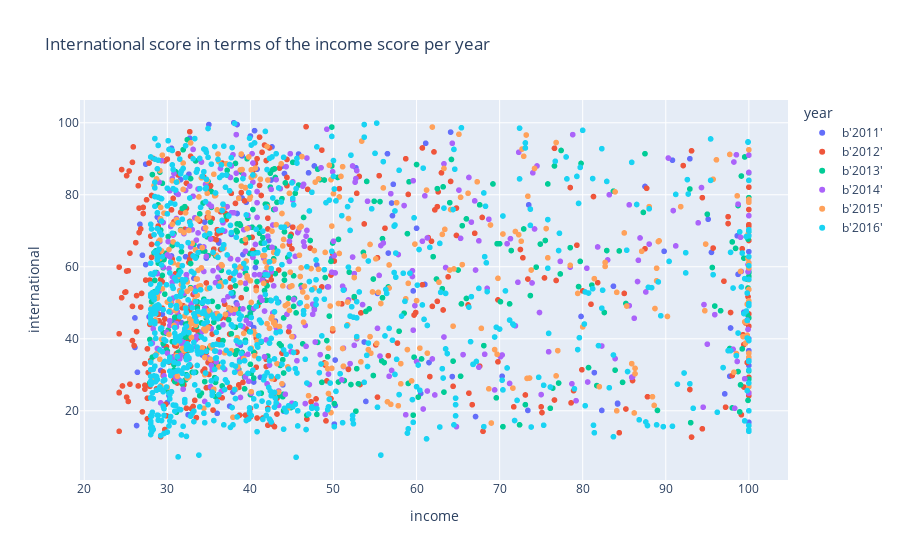

Here is the notebook cell this chart was saved with:
### Code cell
import plotly.express as px
fig = px.scatter(dfRevInt, x='income', y='international', color='year', title='International score in terms of the income score per year' )
fig.show()
print("Preliminarily, this scatter plot does not show any correlation between the two variables.")
print("For further confirmation, one might separate this plot into 6 subplots each one corresponding to a specific year")

### Figure 1 — Plotly figure (JSON) as saved in the notebook; plotly's stock layout.template omitted (floating-point values rounded to 4 significant figures; data arrays with more than 128 entries replaced by an {"elided": "..."} marker saying what was removed)
{"data": [{"hovertemplate": "year=b'2011'<br>income=%{x}<br>international=%{y}<extra></extra>", "legendgroup": "b'2011'", "marker": {"color": "#636efa", "symbol": "circle"}, "mode": "markers", "name": "b'2011'", "showlegend": true, "type": "scattergl", "x": {"elided": "200 str values"}, "xaxis": "x", "y": {"elided": "200 str values"}, "yaxis": "y"}, {"hovertemplate": "year=b'2012'<br>income=%{x}<br>international=%{y}<extra></extra>", "legendgroup": "b'2012'", "marker": {"color": "#EF553B", "symbol": "circle"}, "mode": "markers", "name": "b'2012'", "showlegend": true, "type": "scattergl", "x": {"elided": "402 str values"}, "xaxis": "x", "y": {"elided": "402 str values"}, "yaxis": "y"}, {"hovertemplate": "year=b'2013'<br>income=%{x}<br>international=%{y}<extra></extra>", "legendgroup": "b'2013'", "marker": {"color": "#00cc96", "symbol": "circle"}, "mode": "markers", "name": "b'2013'", "showlegend": true, "type": "scattergl", "x": {"elided": "400 str values"}, "xaxis": "x", "y": {"elided": "400 str values"}, "yaxis": "y"}, {"hovertemplate": "year=b'2014'<br>income=%{x}<br>international=%{y}<extra></extra>", "legendgroup": "b'2014'", "marker": {"color": "#ab63fa", "symbol": "circle"}, "mode": "markers", "name": "b'2014'", "showlegend": true, "type": "scattergl", "x": {"elided": "400 str values"}, "xaxis": "x", "y": {"elided": "400 str values"}, "yaxis": "y"}, {"hovertemplate": "year=b'2015'<br>income=%{x}<br>international=%{y}<extra></extra>", "legendgroup": "b'2015'", "marker": {"color": "#FFA15A", "symbol": "circle"}, "mode": "markers", "name": "b'2015'", "showlegend": true, "type": "scattergl", "x": {"elided": "401 str values"}, "xaxis": "x", "y": {"elided": "401 str values"}, "yaxis": "y"}, {"hovertemplate": "year=b'2016'<br>income=%{x}<br>international=%{y}<extra></extra>", "legendgroup": "b'2016'", "marker": {"color": "#19d3f3", "symbol": "circle"}, "mode": "markers", "name": "b'2016'", "showlegend": true, "type": "scattergl", "x": {"elided": "800 str values"}, "xaxis": "x", "y": {"elided": "800 str values"}, "yaxis": "y"}], "layout": {"legend": {"title": {"text": "year"}, "tracegroupgap": 0}, "title": {"text": "International score in terms of the income score per year"}, "xaxis": {"anchor": "y", "domain": [0, 1], "title": {"text": "income"}}, "yaxis": {"anchor": "x", "domain": [0, 1], "title": {"text": "international"}}}}
